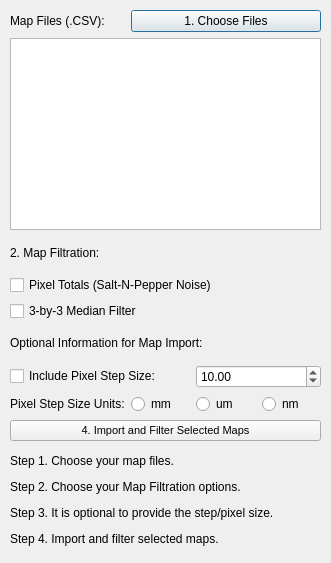
<?xml version="1.0" encoding="UTF-8"?>
<ui version="4.0">
 <class>QACD_Import</class>
 <widget class="QDialog" name="QACD_Import">
  <property name="geometry">
   <rect>
    <x>0</x>
    <y>0</y>
    <width>331</width>
    <height>563</height>
   </rect>
  </property>
  <property name="sizePolicy">
   <sizepolicy hsizetype="Fixed" vsizetype="Fixed">
    <horstretch>0</horstretch>
    <verstretch>0</verstretch>
   </sizepolicy>
  </property>
  <property name="maximumSize">
   <size>
    <width>331</width>
    <height>563</height>
   </size>
  </property>
  <property name="windowTitle">
   <string>QACD- 1.Data Import</string>
  </property>
  <property name="windowIcon">
   <iconset resource="ProjectManager.qrc">
    <normaloff>:/main_icon/16x16.png</normaloff>:/main_icon/16x16.png</iconset>
  </property>
  <widget class="QWidget" name="layoutWidget">
   <property name="geometry">
    <rect>
     <x>10</x>
     <y>10</y>
     <width>311</width>
     <height>431</height>
    </rect>
   </property>
   <layout class="QGridLayout" name="gridLayout">
    <item row="0" column="1" colspan="3">
     <widget class="QPushButton" name="Button_Files">
      <property name="toolTip">
       <string>&lt;html&gt;&lt;head/&gt;&lt;body&gt;&lt;p&gt;Step 1. Choose your map files.&lt;/p&gt;&lt;/body&gt;&lt;/html&gt;</string>
      </property>
      <property name="whatsThis">
       <string>&lt;html&gt;&lt;head/&gt;&lt;body&gt;&lt;p&gt;Step 1. Choose your map files.&lt;/p&gt;&lt;/body&gt;&lt;/html&gt;</string>
      </property>
      <property name="text">
       <string>1. Choose Files</string>
      </property>
     </widget>
    </item>
    <item row="8" column="2">
     <widget class="QRadioButton" name="radioButton_3">
      <property name="text">
       <string>um</string>
      </property>
     </widget>
    </item>
    <item row="4" column="0" colspan="4">
     <widget class="QCheckBox" name="checkBox_med">
      <property name="text">
       <string>3-by-3 Median Filter</string>
      </property>
     </widget>
    </item>
    <item row="7" column="2" colspan="2">
     <widget class="QDoubleSpinBox" name="doubleSpinBox">
      <property name="decimals">
       <number>2</number>
      </property>
      <property name="maximum">
       <double>1000.000000000000000</double>
      </property>
      <property name="value">
       <double>10.000000000000000</double>
      </property>
     </widget>
    </item>
    <item row="6" column="0" colspan="4">
     <widget class="QLabel" name="label_opt">
      <property name="sizePolicy">
       <sizepolicy hsizetype="Preferred" vsizetype="Expanding">
        <horstretch>0</horstretch>
        <verstretch>0</verstretch>
       </sizepolicy>
      </property>
      <property name="text">
       <string>Optional Information for Map Import:</string>
      </property>
     </widget>
    </item>
    <item row="2" column="0" colspan="4">
     <widget class="QLabel" name="label_Filt">
      <property name="sizePolicy">
       <sizepolicy hsizetype="Preferred" vsizetype="Expanding">
        <horstretch>0</horstretch>
        <verstretch>0</verstretch>
       </sizepolicy>
      </property>
      <property name="toolTip">
       <string>&lt;html&gt;&lt;head/&gt;&lt;body&gt;&lt;p&gt;Step 2. Choose your Map Filtration options.&lt;/p&gt;&lt;/body&gt;&lt;/html&gt;</string>
      </property>
      <property name="text">
       <string>2. Map Filtration:</string>
      </property>
     </widget>
    </item>
    <item row="7" column="0" colspan="2">
     <widget class="QCheckBox" name="checkBox_opt">
      <property name="text">
       <string>Include Pixel Step Size:</string>
      </property>
     </widget>
    </item>
    <item row="0" column="0">
     <widget class="QLabel" name="label_Files">
      <property name="sizePolicy">
       <sizepolicy hsizetype="Preferred" vsizetype="Fixed">
        <horstretch>0</horstretch>
        <verstretch>0</verstretch>
       </sizepolicy>
      </property>
      <property name="text">
       <string>Map Files (.CSV):</string>
      </property>
     </widget>
    </item>
    <item row="3" column="0" colspan="4">
     <widget class="QCheckBox" name="checkBox_pix">
      <property name="toolTip">
       <string>&lt;html&gt;&lt;head/&gt;&lt;body&gt;&lt;p&gt;Pixel Totals: Recommended on larger maps.&lt;/p&gt;&lt;/body&gt;&lt;/html&gt;</string>
      </property>
      <property name="whatsThis">
       <string>&lt;html&gt;&lt;head/&gt;&lt;body&gt;&lt;p&gt;Pixel Totals: Recommended on larger maps. Stacks the maps and creates a new map of the sum total of the stack for each pixel.&lt;/p&gt;&lt;/body&gt;&lt;/html&gt;</string>
      </property>
      <property name="text">
       <string>Pixel Totals (Salt-N-Pepper Noise)</string>
      </property>
     </widget>
    </item>
    <item row="8" column="3">
     <widget class="QRadioButton" name="radioButton">
      <property name="text">
       <string>nm</string>
      </property>
     </widget>
    </item>
    <item row="8" column="1">
     <widget class="QRadioButton" name="radioButton_2">
      <property name="text">
       <string>mm</string>
      </property>
     </widget>
    </item>
    <item row="1" column="0" colspan="4">
     <widget class="QListWidget" name="listWidget_Files">
      <property name="sizePolicy">
       <sizepolicy hsizetype="Expanding" vsizetype="Fixed">
        <horstretch>0</horstretch>
        <verstretch>0</verstretch>
       </sizepolicy>
      </property>
     </widget>
    </item>
    <item row="8" column="0">
     <widget class="QLabel" name="label">
      <property name="text">
       <string>Pixel Step Size Units:</string>
      </property>
     </widget>
    </item>
    <item row="9" column="0" colspan="4">
     <widget class="QPushButton" name="Button_Engage">
      <property name="font">
       <font>
        <pointsize>8</pointsize>
        <weight>50</weight>
        <italic>false</italic>
        <bold>false</bold>
        <underline>false</underline>
       </font>
      </property>
      <property name="text">
       <string>4. Import and Filter Selected Maps</string>
      </property>
     </widget>
    </item>
   </layout>
  </widget>
  <widget class="QLabel" name="label_2">
   <property name="geometry">
    <rect>
     <x>10</x>
     <y>450</y>
     <width>311</width>
     <height>101</height>
    </rect>
   </property>
   <property name="sizePolicy">
    <sizepolicy hsizetype="Preferred" vsizetype="Fixed">
     <horstretch>0</horstretch>
     <verstretch>0</verstretch>
    </sizepolicy>
   </property>
   <property name="text">
    <string>&lt;html&gt;&lt;head/&gt;&lt;body&gt;&lt;p&gt;Step 1. Choose your map files.&lt;/p&gt;&lt;p&gt;Step 2. Choose your Map Filtration options.&lt;/p&gt;&lt;p&gt;Step 3. It is optional to provide the step/pixel size.&lt;/p&gt;&lt;p&gt;Step 4. Import and filter selected maps.&lt;/p&gt;&lt;/body&gt;&lt;/html&gt;</string>
   </property>
   <property name="scaledContents">
    <bool>true</bool>
   </property>
   <property name="alignment">
    <set>Qt::AlignLeading|Qt::AlignLeft|Qt::AlignVCenter</set>
   </property>
   <property name="wordWrap">
    <bool>true</bool>
   </property>
  </widget>
 </widget>
 <resources>
  <include location="ProjectManager.qrc"/>
 </resources>
 <connections/>
</ui>
